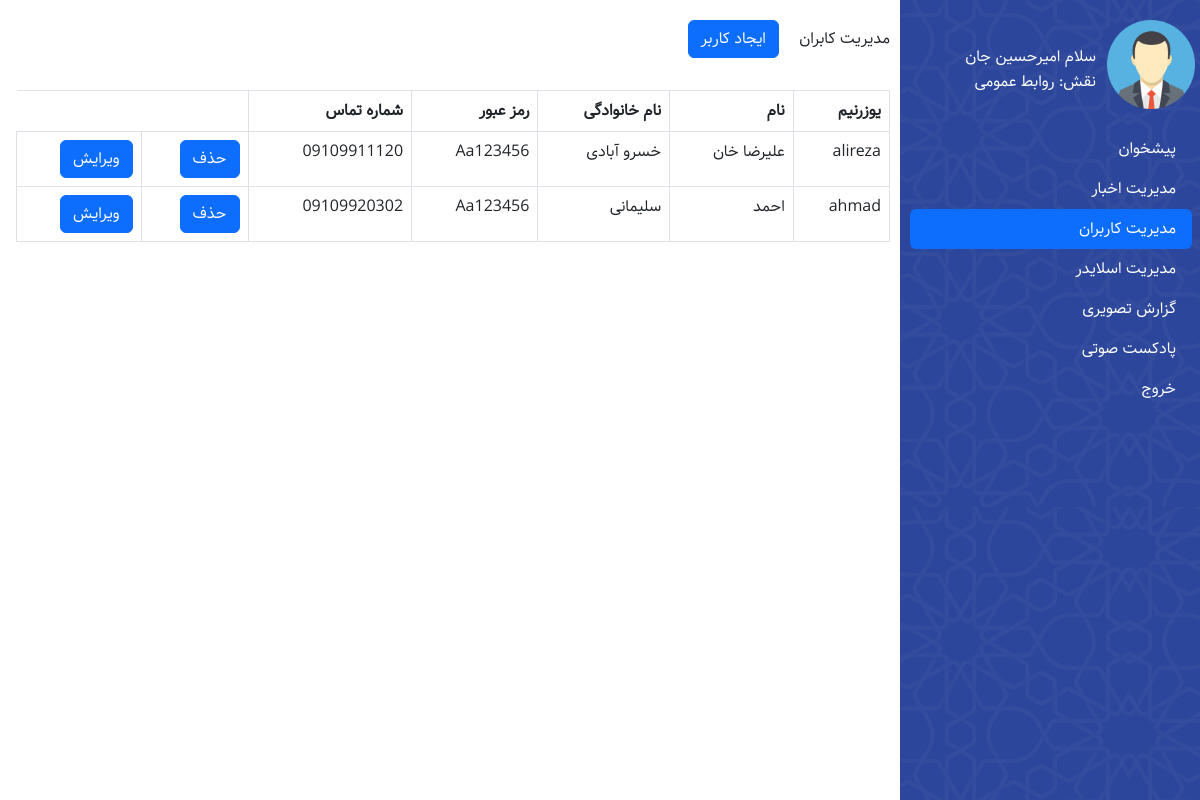
Screenshot of /paneluser.php (signed in) with the database file from the repository.
### tables this page shows
CREATE TABLE `users` (
  `uid` int(11) NOT NULL,
  `username` varchar(255) NOT NULL,
  `password` varchar(255) NOT NULL,
  `role` int(11) NOT NULL,
  `firstname` varchar(255) NOT NULL,
  `lastname` varchar(255) NOT NULL,
  `phonenumber` varchar(255) NOT NULL
);

### paneluser.php (the view, shortened to what this page needs)
<?php
if (isset($_SESSION['username']) && $_SESSION['username']) {
    $conn = mysqli_connect('localhost', 'root', '');
    $query = mysqli_query($conn,'select * from users');
}
else{
    header('location:login.php');
}
?>
<!DOCTYPE html>
<html lang="fa">
<head>
    <link rel="stylesheet" href="./style/panel.css">
    <link href="./bootstrap/bootstrap.min.css" rel="stylesheet">
</head>
<body>
<main>
    <aside>
        <div class="infouser">
            <img src="./images/User-Avatar-in-Suit-PNG.png" width="30%">
            <span class="username">سلام امیرحسین جان</span>
            <span class="userrole">نقش: روابط عمومی</span>
        </div>
        <ul class="nav nav-pills flex-column mb-auto">
            <li class="nav-item"><a class="nav-link text-white" href="./panel.php">پیشخوان</a></li>
            <li class="nav-item"><a class="nav-link text-white" href="./panelblog.php">مدیریت اخبار</a></li>
            <li class="nav-item"><a class="nav-link active" href="./paneluser.php">مدیریت کاربران</a></li>
            <li class="nav-item"><a class="nav-link text-white" href="./panelslider.php">مدیریت اسلایدر</a></li>
            <li class="nav-item"><a class="nav-link text-white" href="./paneltasviri.php">گزارش تصویری</a></li>
            <li class="nav-item"><a class="nav-link text-white" href="./panelpadcast.php">پادکست صوتی</a></li>
            <li class="nav-item"><a class="nav-link text-white" href="./logout.php">خروج</a></li>
        </ul>
    </aside>
    <section class="content">
        <p class="paneltitle">مدیریت کابران</p>
            <a href="./newuser.php"><button type="button" class="btn btn-primary">ایجاد کاربر</button></a>
            <div class="infoblogs">
                <table class="table table-bordered">
                    <thead>
                        <th>یوزرنیم</th>
                        <th>نام</th>
                        <th>نام خانوادگی</th>
                        <th>رمز عبور</th>
                        <th>شماره تماس</th>
                    </thead>
                    <tbody>
                    <?php
                    while($infouser = mysqli_fetch_array($query,MYSQLI_ASSOC)){
                        echo '<tr>';
                        echo '<td>'.$infouser['username'].'</td>';
                        echo '<td>'.$infouser['firstname'].'</td>';
                        echo '<td>'.$infouser['lastname'].'</td>';
                        echo '<td>'.$infouser['password'].'</td>';
                        echo '<td>'.$infouser['phonenumber'].'</td>';
                        echo '<td><a href="deleteuser.php?id='.$infouser['uid'].'"><button type="submit" name="deleteuser" class="btn btn-primary">حذف</button></a></td>';
                        echo '<td><a href="edituser.php?id='.$infouser['uid'].'"><button type="submit" name="edituser" class="btn btn-primary">ویرایش</button></a></td>';
                        echo '</tr>';
                    }
                    ?>
                    </tbody>
                </table>
            </div>
    </section>
</main>
</body>
</html>

### style/panel.css (style rules this page uses)
:root { --aval: #2C469B; --narenji: #FF5722; }
* { padding: 0; margin: 0; box-sizing: border-box; font-family: 'Samim'; }
body { direction: rtl; }
main { display: flex; position: relative; }
main aside { width: 300px; height: 100vh; position: fixed; right: 0; top: 0; background-image: url(../images/Frame-757.png); background-color: #2C469B; padding-top: 20px; }
main .content { width: 100%; padding-right: 310px; padding-top: 20px; }
.infouser { padding-right: 5px; }
.infouser span { color: #fff; }
span.username { position: absolute; top: 45px; right: 104px; }
span.userrole { position: absolute; top: 70px; right: 104px; }
ul.nav.nav-pills.flex-column.mb-auto { margin-top: 20px; margin-left: 10px; margin-right: 8px; }
.paneltitle { display: inline; margin-left: 1rem; }
.infoblogs { margin-top: 2rem; }
.infoblogs { margin-left: 1rem; }

### rows the page displays
users: username "alireza", firstname "علیرضا خان", lastname "خسرو آبادی", password "Aa123456", phonenumber "09109911120"
users: username "ahmad", firstname "احمد", lastname "سلیمانی", password "Aa123456", phonenumber "09109920302"
